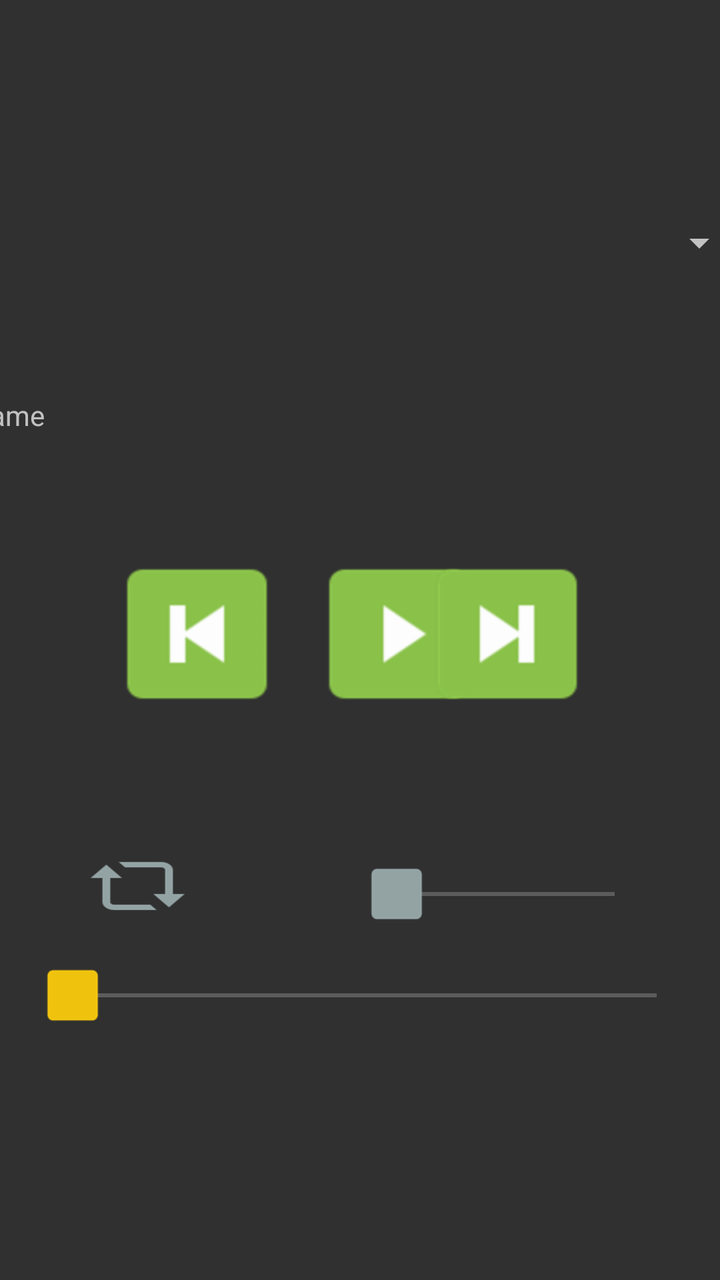
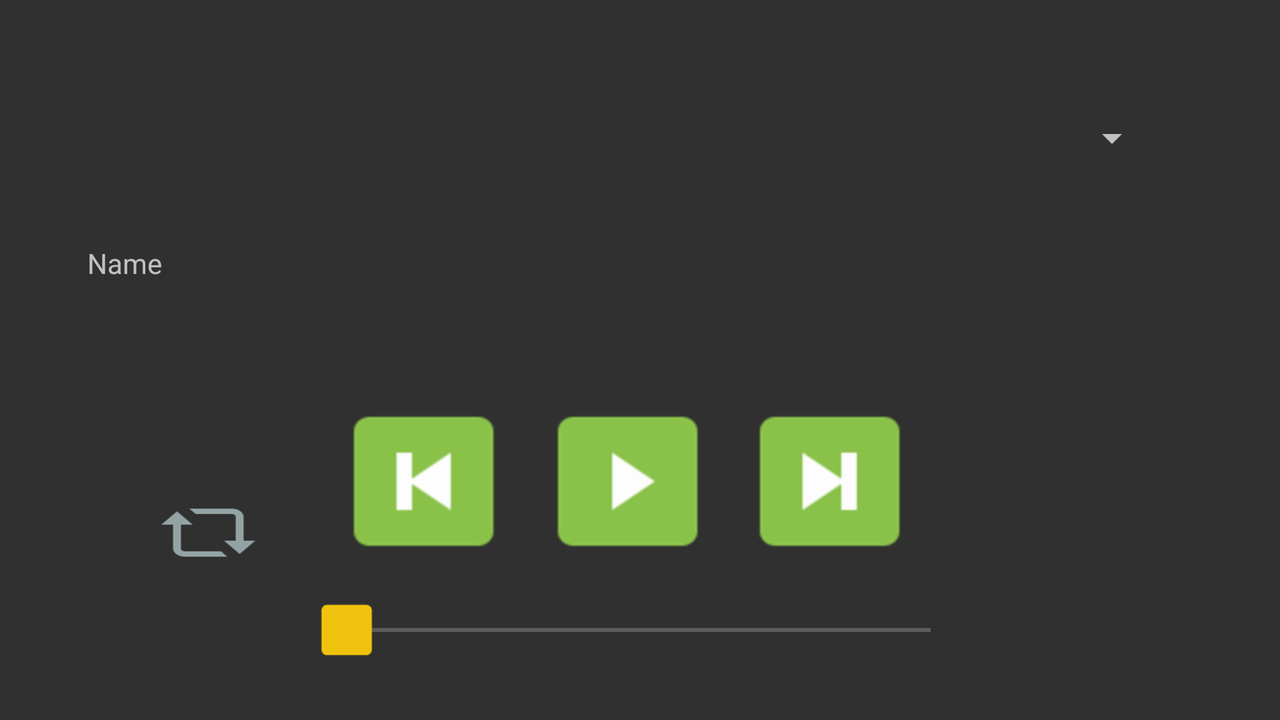

The same Android screen from two of the app's own layout files: first res/layout/ as a phone draws it, then the author's variant for another configuration, drawn on a device whose configuration selects that folder. Both files follow.
<!-- AndroidManifest.xml: application theme baba -->
<!-- res/layout/media_control.xml -->
<?xml version="1.0" encoding="utf-8"?>
<android.support.constraint.ConstraintLayout
    xmlns:android="http://schemas.android.com/apk/res/android"
    xmlns:app="http://schemas.android.com/apk/res-auto"
    xmlns:tools="http://schemas.android.com/tools"
    android:layout_width="match_parent"
    android:layout_height="match_parent"
    tools:layout_editor_absoluteY="81dp"
    tools:layout_editor_absoluteX="0dp">

    <TextView
        android:id="@+id/trackName"
        android:layout_width="391dp"
        android:layout_height="113dp"
        android:layout_marginLeft="8dp"
        android:layout_marginTop="32dp"
        android:layout_marginRight="8dp"
        android:layout_marginBottom="8dp"
        android:ems="10"
        android:text="Name"
        app:layout_constraintBottom_toBottomOf="parent"
        app:layout_constraintLeft_toLeftOf="parent"
        app:layout_constraintRight_toRightOf="parent"
        app:layout_constraintTop_toBottomOf="@+id/spinner"
        app:layout_constraintVertical_bias="0.0" />

    <Spinner
        android:id="@+id/spinner"
        android:layout_width="375dp"
        android:layout_height="89dp"
        android:layout_marginLeft="8dp"
        android:layout_marginTop="24dp"
        android:layout_marginRight="8dp"
        android:layout_marginBottom="8dp"
        app:layout_constraintBottom_toBottomOf="parent"
        app:layout_constraintHorizontal_bias="0.32"
        app:layout_constraintLeft_toLeftOf="parent"
        app:layout_constraintRight_toRightOf="parent"
        app:layout_constraintTop_toTopOf="parent"
        app:layout_constraintVertical_bias="0.102" />

    <SeekBar
        android:id="@+id/timeLine"
        style="@android:style/Widget.DeviceDefault.SeekBar"
        android:layout_width="324dp"
        android:layout_height="32dp"
        android:layout_marginLeft="8dp"
        android:layout_marginTop="8dp"
        android:layout_marginRight="8dp"
        android:layout_marginBottom="8dp"
        android:splitTrack="false"
        android:theme="@android:style/Widget.Material.SeekBar"
        android:thumb="@drawable/square"
        app:layout_constraintBottom_toBottomOf="parent"
        app:layout_constraintHorizontal_bias="0.619"
        app:layout_constraintLeft_toLeftOf="parent"
        app:layout_constraintRight_toRightOf="parent"
        app:layout_constraintTop_toTopOf="parent"
        app:layout_constraintVertical_bias="0.8" />

    <Button
        android:id="@+id/playButton"
        android:layout_width="93dp"
        android:layout_height="86dp"
        android:layout_marginStart="8dp"
        android:layout_marginTop="8dp"
        android:layout_marginEnd="8dp"
        android:layout_marginBottom="280dp"
        android:background="@drawable/play"
        app:layout_constraintBottom_toBottomOf="parent"
        app:layout_constraintEnd_toStartOf="@+id/nextBtn"
        app:layout_constraintHorizontal_bias="0.0"
        app:layout_constraintStart_toEndOf="@+id/prewBtn"
        app:layout_constraintTop_toTopOf="parent"
        app:layout_constraintVertical_bias="1.0" />

    <Button
        android:id="@+id/prewBtn"
        android:layout_width="93dp"
        android:layout_height="86dp"
        android:layout_marginStart="52dp"
        android:layout_marginTop="8dp"
        android:layout_marginBottom="280dp"
        android:background="@drawable/previous"
        app:layout_constraintBottom_toBottomOf="parent"
        app:layout_constraintStart_toStartOf="parent"
        app:layout_constraintTop_toTopOf="parent"
        app:layout_constraintVertical_bias="1.0" />

    <Button
        android:id="@+id/nextBtn"
        android:layout_width="93dp"
        android:layout_height="86dp"
        android:layout_marginEnd="60dp"
        android:layout_marginBottom="280dp"
        android:background="@drawable/next"
        app:layout_constraintBottom_toBottomOf="parent"
        app:layout_constraintEnd_toEndOf="parent" />

    <SeekBar
        android:id="@+id/volume_bar"
        style="@android:style/Widget.DeviceDefault.SeekBar"
        android:layout_width="141dp"
        android:layout_height="34dp"
        android:layout_marginStart="8dp"
        android:layout_marginTop="8dp"
        android:layout_marginEnd="8dp"
        android:layout_marginBottom="8dp"
        android:max="100"
        android:splitTrack="false"
        android:thumb="@drawable/volume_box"
        app:layout_constraintBottom_toTopOf="@+id/timeLine"
        app:layout_constraintEnd_toEndOf="parent"
        app:layout_constraintHorizontal_bias="0.858"
        app:layout_constraintStart_toStartOf="parent"
        app:layout_constraintTop_toBottomOf="@+id/playButton"
        app:layout_constraintVertical_bias="0.864" />

    <TextView
        android:id="@+id/lenght_text"
        android:layout_width="154dp"
        android:layout_height="28dp"
        android:layout_marginLeft="64dp"
        android:layout_marginTop="16dp"
        android:layout_marginBottom="8dp"
        app:layout_constraintBottom_toBottomOf="parent"
        app:layout_constraintHorizontal_bias="0.331"
        app:layout_constraintLeft_toLeftOf="parent"
        app:layout_constraintRight_toRightOf="parent"
        app:layout_constraintTop_toBottomOf="@+id/timeLine"
        app:layout_constraintVertical_bias="0.024" />

    <Button
        android:id="@+id/loop_btn"
        android:layout_width="47dp"
        android:layout_height="32dp"
        android:layout_marginStart="8dp"
        android:layout_marginTop="8dp"
        android:layout_marginEnd="8dp"
        android:layout_marginBottom="8dp"
        android:background="@drawable/repeat"
        android:text=""
        app:layout_constraintBottom_toTopOf="@+id/timeLine"
        app:layout_constraintEnd_toEndOf="parent"
        app:layout_constraintHorizontal_bias="0.126"
        app:layout_constraintStart_toStartOf="parent"
        app:layout_constraintTop_toTopOf="parent"
        app:layout_constraintVertical_bias="0.966" />

</android.support.constraint.ConstraintLayout>
<!-- resources referenced by this layout -->
<resources>
  <!-- drawable next: png bitmap (drawable-hdpi, 937 bytes) -->
  <!-- drawable play: png bitmap (drawable-hdpi, 918 bytes) -->
  <!-- drawable previous: png bitmap (drawable-hdpi, 959 bytes) -->
  <!-- drawable repeat: png bitmap (drawable-hdpi, 1541 bytes) -->
  <!-- drawable square: png bitmap (drawable-hdpi, 488 bytes) -->
  <!-- drawable volume_box: png bitmap (drawable-hdpi, 482 bytes) -->
  <style name="baba" parent="Theme.AppCompat.NoActionBar" />
</resources>
<!-- res/layout-land/media_control.xml (the author's variant of the layout above) -->
<!-- drawn on the phone turned sideways -->
<?xml version="1.0" encoding="utf-8"?>
<android.support.constraint.ConstraintLayout
    xmlns:android="http://schemas.android.com/apk/res/android"
    xmlns:app="http://schemas.android.com/apk/res-auto"
    xmlns:tools="http://schemas.android.com/tools"
    android:layout_width="match_parent"
    android:layout_height="match_parent"
    tools:layout_editor_absoluteY="81dp"
    tools:layout_editor_absoluteX="0dp">

    <TextView
        android:id="@+id/trackName"
        android:layout_width="536dp"
        android:layout_height="60dp"
        android:layout_marginLeft="8dp"
        android:layout_marginTop="8dp"
        android:layout_marginRight="8dp"
        android:layout_marginBottom="8dp"
        android:ems="10"
        android:text="@string/name"
        app:layout_constraintBottom_toBottomOf="parent"
        app:layout_constraintHorizontal_bias="0.404"
        app:layout_constraintLeft_toLeftOf="parent"
        app:layout_constraintRight_toRightOf="parent"
        app:layout_constraintTop_toBottomOf="@+id/spinner"
        app:layout_constraintVertical_bias="0.0" />

    <Spinner
        android:id="@+id/spinner"
        android:layout_width="537dp"
        android:layout_height="90dp"
        android:layout_marginLeft="8dp"
        android:layout_marginTop="24dp"
        android:layout_marginRight="8dp"
        android:layout_marginBottom="8dp"
        app:layout_constraintBottom_toBottomOf="parent"
        app:layout_constraintHorizontal_bias="0.402"
        app:layout_constraintLeft_toLeftOf="parent"
        app:layout_constraintRight_toRightOf="parent"
        app:layout_constraintTop_toTopOf="parent"
        app:layout_constraintVertical_bias="0.0" />

    <SeekBar
        android:id="@+id/timeLine"
        style="@android:style/Widget.DeviceDefault.SeekBar"
        android:layout_width="324dp"
        android:layout_height="32dp"
        android:layout_marginLeft="8dp"
        android:layout_marginTop="8dp"
        android:layout_marginRight="8dp"
        android:layout_marginBottom="8dp"
        android:splitTrack="false"
        android:theme="@android:style/Widget.Material.SeekBar"
        android:thumb="@drawable/square"
        app:layout_constraintBottom_toBottomOf="parent"
        app:layout_constraintHorizontal_bias="0.498"
        app:layout_constraintLeft_toLeftOf="parent"
        app:layout_constraintRight_toRightOf="parent"
        app:layout_constraintTop_toTopOf="parent"
        app:layout_constraintVertical_bias="0.933" />

    <Button
        android:id="@+id/playButton"
        android:layout_width="93dp"
        android:layout_height="86dp"
        android:layout_marginStart="8dp"
        android:layout_marginTop="32dp"
        android:layout_marginEnd="8dp"
        android:layout_marginBottom="32dp"
        android:background="@drawable/play"
        app:layout_constraintBottom_toTopOf="@+id/timeLine"
        app:layout_constraintEnd_toStartOf="@+id/nextBtn"
        app:layout_constraintHorizontal_bias="0.937"
        app:layout_constraintStart_toEndOf="@+id/prewBtn"
        app:layout_constraintTop_toBottomOf="@+id/trackName" />

    <Button
        android:id="@+id/prewBtn"
        android:layout_width="93dp"
        android:layout_height="86dp"
        android:layout_marginStart="8dp"
        android:background="@drawable/previous"
        app:layout_constraintStart_toStartOf="@+id/timeLine"
        app:layout_constraintTop_toTopOf="@+id/playButton" />

    <Button
        android:id="@+id/nextBtn"
        android:layout_width="93dp"
        android:layout_height="86dp"
        android:layout_marginEnd="20dp"
        android:background="@drawable/next"
        app:layout_constraintEnd_toEndOf="@+id/timeLine"
        app:layout_constraintTop_toTopOf="@+id/playButton" />

    <SeekBar
        android:id="@+id/volume_bar"
        style="@android:style/Widget.DeviceDefault.SeekBar"
        android:layout_width="141dp"
        android:layout_height="34dp"
        android:layout_marginStart="8dp"
        android:layout_marginTop="8dp"
        android:layout_marginEnd="8dp"
        android:layout_marginBottom="8dp"
        android:max="100"
        android:splitTrack="false"
        android:thumb="@drawable/volume_box"
        app:layout_constraintBottom_toTopOf="@+id/timeLine"
        app:layout_constraintEnd_toEndOf="parent"
        app:layout_constraintHorizontal_bias="0.963"
        app:layout_constraintStart_toStartOf="parent"
        app:layout_constraintTop_toBottomOf="@+id/playButton"
        app:layout_constraintVertical_bias="1.0" />

    <TextView
        android:id="@+id/lenght_text"
        android:layout_width="177dp"
        android:layout_height="17dp"
        android:layout_marginTop="16dp"
        android:layout_marginBottom="8dp"
        app:layout_constraintBottom_toBottomOf="parent"
        app:layout_constraintLeft_toLeftOf="parent"
        app:layout_constraintRight_toRightOf="parent"
        app:layout_constraintTop_toBottomOf="@+id/timeLine"
        app:layout_constraintVertical_bias="1.0" />

    <Button
        android:id="@+id/loop_btn"
        android:layout_width="47dp"
        android:layout_height="32dp"
        android:layout_marginStart="8dp"
        android:layout_marginTop="8dp"
        android:layout_marginEnd="8dp"
        android:layout_marginBottom="8dp"
        android:background="@drawable/repeat"
        android:text=""
        app:layout_constraintBottom_toTopOf="@+id/timeLine"
        app:layout_constraintEnd_toEndOf="parent"
        app:layout_constraintHorizontal_bias="0.126"
        app:layout_constraintStart_toStartOf="parent"
        app:layout_constraintTop_toTopOf="parent"
        app:layout_constraintVertical_bias="0.966" />

</android.support.constraint.ConstraintLayout>
<!-- resources referenced by the variant -->
<!-- as the phone turned sideways resolves them -->
<resources>
  <!-- drawable next: png bitmap (drawable-hdpi, 937 bytes) -->
  <!-- drawable play: png bitmap (drawable-hdpi, 918 bytes) -->
  <!-- drawable previous: png bitmap (drawable-hdpi, 959 bytes) -->
  <!-- drawable repeat: png bitmap (drawable-hdpi, 1541 bytes) -->
  <!-- drawable square: png bitmap (drawable-hdpi, 488 bytes) -->
  <!-- drawable volume_box: png bitmap (drawable-hdpi, 482 bytes) -->
  <!-- from res/values-v21/ -->
  <string name="name">Name</string>
  <style name="baba" parent="Theme.AppCompat.NoActionBar" />
</resources>
